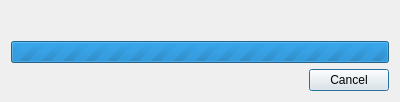
<?xml version="1.0" encoding="UTF-8"?>
<ui version="4.0">
 <class>GitProgressDialog</class>
 <widget class="QDialog" name="GitProgressDialog">
  <property name="geometry">
   <rect>
    <x>0</x>
    <y>0</y>
    <width>400</width>
    <height>102</height>
   </rect>
  </property>
  <property name="sizePolicy">
   <sizepolicy hsizetype="Preferred" vsizetype="Minimum">
    <horstretch>0</horstretch>
    <verstretch>0</verstretch>
   </sizepolicy>
  </property>
  <property name="windowTitle">
   <string>Dialog</string>
  </property>
  <property name="modal">
   <bool>true</bool>
  </property>
  <layout class="QVBoxLayout" name="verticalLayout">
   <item>
    <widget class="QLabel" name="label">
     <property name="text">
      <string/>
     </property>
     <property name="alignment">
      <set>Qt::AlignCenter</set>
     </property>
    </widget>
   </item>
   <item>
    <widget class="QProgressBar" name="progressBar">
     <property name="maximum">
      <number>0</number>
     </property>
     <property name="value">
      <number>0</number>
     </property>
    </widget>
   </item>
   <item>
    <widget class="QDialogButtonBox" name="buttonBox">
     <property name="standardButtons">
      <set>QDialogButtonBox::Cancel</set>
     </property>
    </widget>
   </item>
  </layout>
 </widget>
 <resources/>
 <connections/>
</ui>
